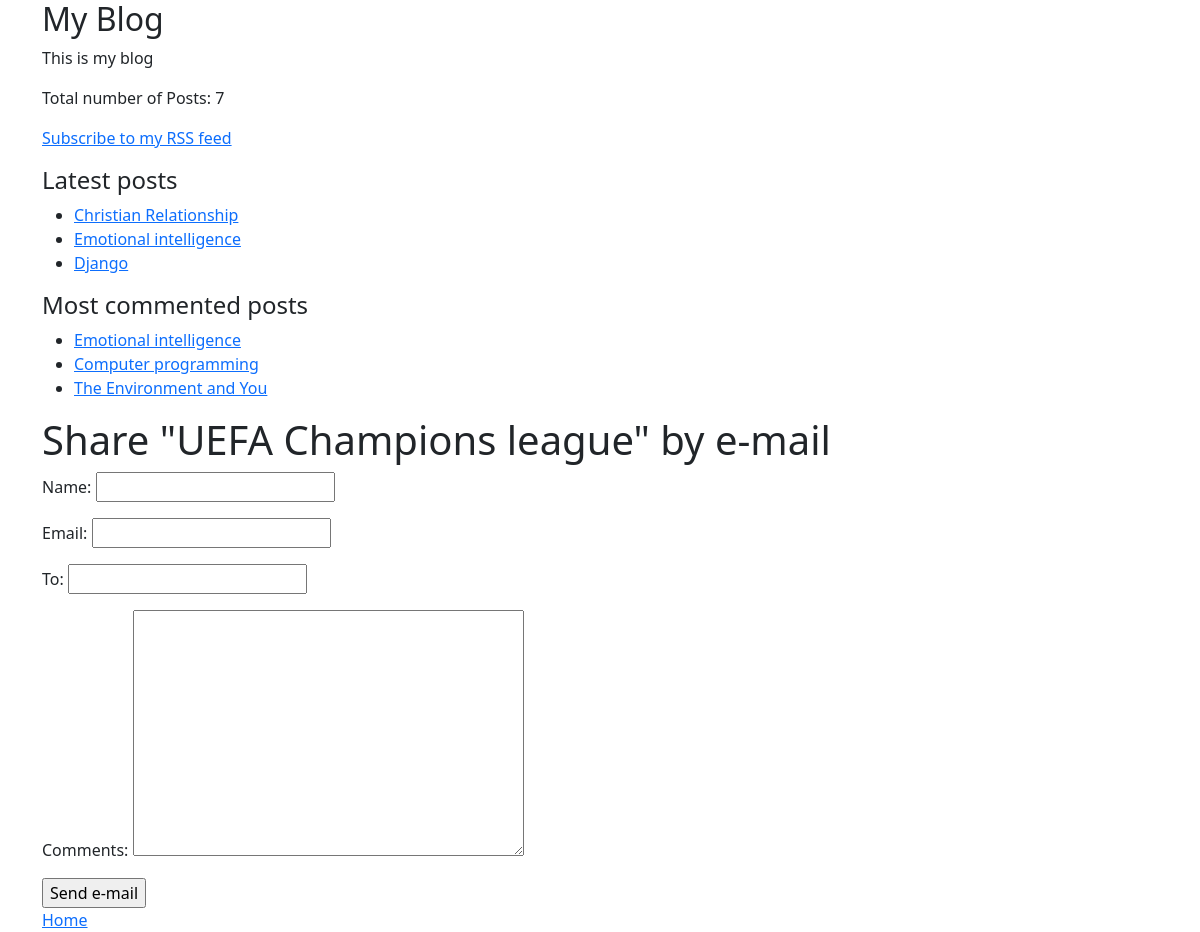
Page /2/share on the earlier database version.
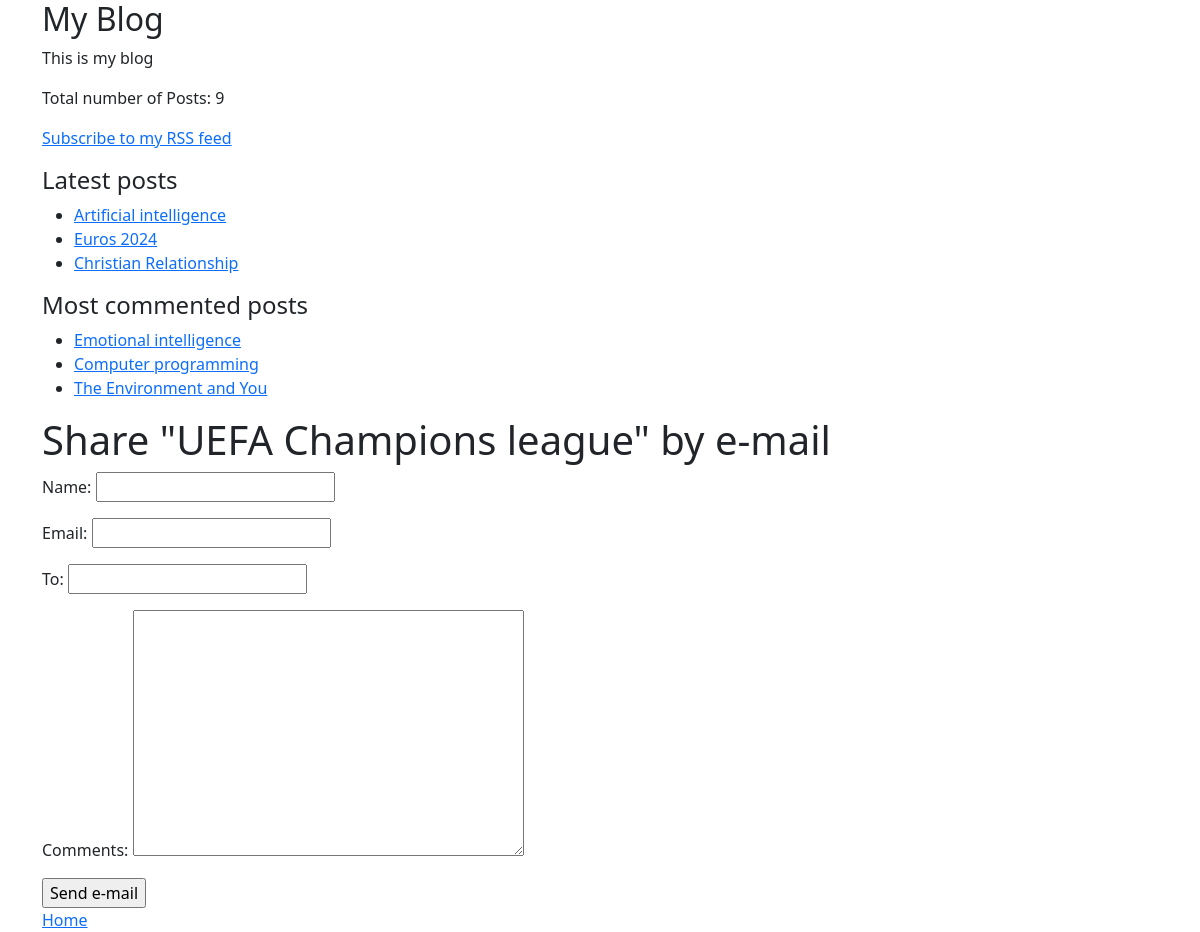
Same page on the later database version.
### forumsite/models.py (models this page shows, shortened)
class Post(models.Model):
  class Status(models.TextChoices):
    DRAFT = 'DF','Draft'
    PUBLISHED = 'PB','Published'
  title = models.CharField(max_length=250)
  slug = models.SlugField(max_length=250, unique_for_date ='publish')
  author = models.ForeignKey(User, on_delete=models.CASCADE, related_name='blog_posts')
  body = models.TextField()
  publish = models.DateTimeField(default = timezone.now)
  created = models.DateTimeField(auto_now_add = True)
  updated = models.DateTimeField(auto_now = True)
  status = models.CharField(max_length=2,choices = Status.choices,default = Status.DRAFT)
  objects = models.Manager() #default manager
  published = PublishedManager()  #custom manager
  tags = TaggableManager()
  class Meta:
    ordering = ['-publish']
    indexes = [models.Index(fields=['-publish'],)]
  def get_absolute_url(self):
    return reverse('forum:post_detail',args=[self.publish.year,
                  self.publish.month,self.publish.day,self.slug])

### forumsite/views.py (the view)
# urls.py: path('<int:post_id>/share',views.post_share,name='post_share'),
def post_share(request,post_id):
  post = get_object_or_404(Post,id=post_id,status=Post.Status.PUBLISHED)
  sent = False
  if request.method =='POST':
    form = EmailPostForm(request.POST)
    if form.is_valid():
      cd = form.cleaned_data
      post_url = request.build_absolute_uri(post.get_absolute_url())
      subject = f"{cd['name']} recommends you read {post.title}"
      message = f"Read {post.title} at {post_url} {cd['name']}\'s comments: {cd['comments']}"
      send_mail(subject,message,"matthewofomi2015@gmail.com",[cd['to']])
      sent = True
  else:
      form = EmailPostForm()
  return render(request,'forumsite/post/share.html',{'post':post,'form':form,'sent':sent})

### forumsite/forms.py
class EmailPostForm(forms.Form):
  name = forms.CharField(max_length=300)
  email = forms.EmailField()
  to = forms.EmailField()
  comments = forms.CharField(required=False,widget=forms.Textarea)

### forumsite/models.py (called while the page is built)
  def get_queryset(self):
    return super().get_queryset().filter(status=Post.Status.PUBLISHED)

### forumsite/templatetags/forumsite_tags.py (called while the page is built)
@register.simple_tag(name='my_tag')
def total_posts():
    return Post.published.count()

@register.inclusion_tag('forumsite/post/latest_posts.html')
def show_latest_posts(count=3):
    latest_posts = Post.published.order_by('-publish')[:count]
    return {'latest_posts':latest_posts}

@register.simple_tag
def most_commented_posts(count=3):
    return Post.published.annotate(total_comments=Count('comments')).order_by('-total_comments')[:count]

### forumsite/templates/forumsite/post/share.html (shortened to what this page needs)
{% extends 'forumsite/base.html' %}
{% block content %}
{% if sent %}
<h1>E-mail successfully sent</h1>
<p>"{{post.title}}" was successfully sent to {{form.cleaned_data.to}}</p>
  {% else %}
  <h1>Share "{{post.title}}" by e-mail</h1>
  <form action="" method="post">
{{form.as_p}}
<input type="submit" value="Send e-mail">
  </form>
{% endif %}
<a href="{% url 'forum:post_list' %}">Home</a>
{% endblock content %}

### forumsite/templates/forumsite/base.html (shortened to what this page needs)
{% load forumsite_tags %}
<!DOCTYPE html>
<html lang="en">
<head>
  <link href="https://cdn.jsdelivr.net/npm/bootstrap@5.2.1/dist/css/bootstrap.min.css" rel="stylesheet">
</head>
<body>
  <div class="container">
    <div id="sidebar">
      <h2 class="">My Blog</h2>
      <p>This is my blog</p>
      <p>Total number of Posts: {% my_tag %}</p>
      <p>
        <a href="{% url 'forumsite:post_feed' %}">Subscribe to my RSS feed</a>
      </p>
      <h3 class="fs-4">Latest posts</h3>
      {% show_latest_posts 3 %}
      <h3 class="fs-4">Most commented posts</h3>
      {% most_commented_posts as commented_posts %}
      <ul>
        {% for post in commented_posts %}
          <li>
            <a href="{{post.get_absolute_url}}">{{post.title}}</a>
          </li>
        {% endfor %}
      </ul>
    </div>
  <div id="'content">
    {% block content %}
    {% endblock content %}
  </div>
</div>
</body>
</html>

### forumsite/templates/forumsite/post/latest_posts.html
<ul>
    {% for post in latest_posts %}
        <li>
            <a href="{{post.get_absolute_url}}">{{post.title}}</a>
        </li>
    {% endfor %}
</ul>

Differences in the rows shown:
no longer on this page (row edited): Post: title "Django", shown under "Latest posts"
no longer on one of the page's lists (row unchanged): Post: title "Emotional intelligence"
added Post: title "Artificial intelligence", shown under "Latest posts"
added Post: title "Euros 2024", shown under "Latest posts"
Other differences:
text no longer shown: "7"
text now shown: "9"
